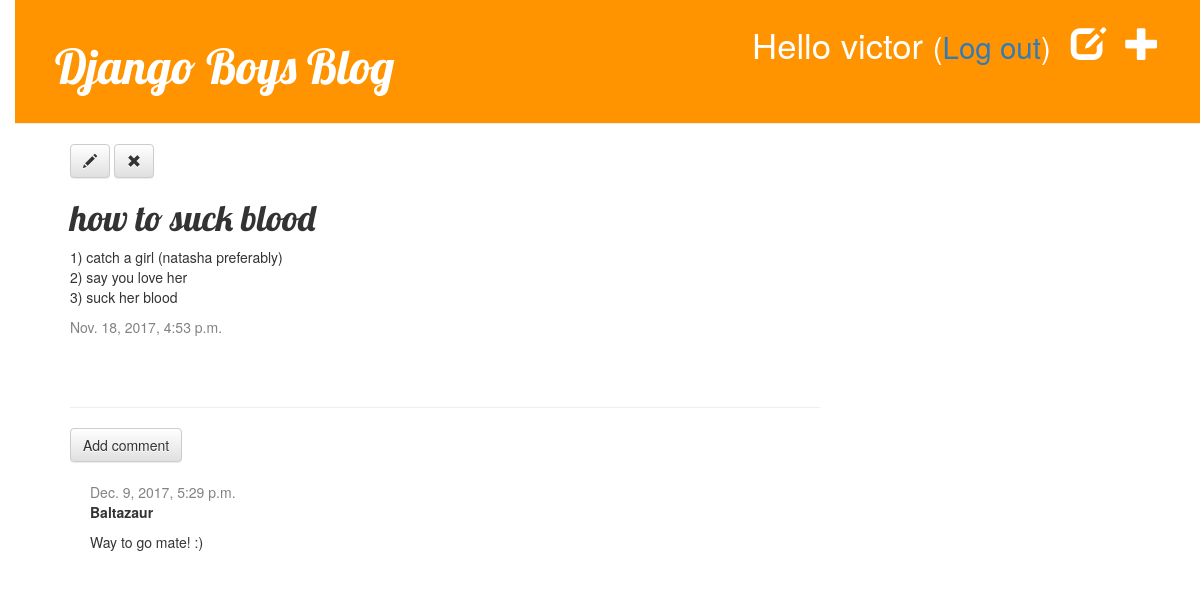
Page /post/2/ (signed in) on the committed database.
### blog/models.py (models this page shows, shortened)
class Post(models.Model):
    author = models.ForeignKey('auth.User')
    title = models.CharField(max_length=200)
    text = models.TextField()
    created_date = models.DateTimeField(default=timezone.now)
    published_date=models.DateTimeField(blank=True, null=True)

class Comment(models.Model):
    post=models.ForeignKey('blog.Post', related_name='comments')
    author = models.CharField(max_length=200)
    text = models.TextField()
    created_date = models.DateTimeField(default=timezone.now)
    approved_comment = models.BooleanField(default=False)

### blog/views.py (the view)
# urls.py: url(r'^post/(?P<pk>\d+)/$', views.post_detail, name='post_detail'),
def post_detail(request, pk):
    post=get_object_or_404(Post,pk=pk)
    return render(request, 'blog/post_detail.html', {'post':post})

### blog/templates/blog/post_detail.html (shortened to what this page needs)
{% extends 'blog/base.html' %}
{% block content %}
  <div class="post">
    {% if user.is_authenticated %}
      <a class="btn btn-default" href="{% url 'post_edit' pk=post.pk %}"><span class="glyphicon glyphicon-pencil"></span></a>
      <a class="btn btn-default" href="{% url 'post_remove' pk=post.pk %}"><span class="glyphicon glyphicon-remove"></span></a>
    {% endif %}
    <h1>{{ post.title }}</h1>
    <p>{{ post.text|linebreaksbr }}</p>
    {% if post.published_date %}
      <div class="date">
        {{post.published_date}}
      </div>
    {% else %}
      <a class="btn btn-default" href="{% url 'post_publish' pk=post.pk %}">Publish</a>
    {% endif %}
  </div>
  <hr>
  <a class="btn btn-default" href="{% url 'add_comment_to_post' pk=post.pk %}">Add comment</a>
  {% for comment in post.comments.all %}
    {% if user.is_authenticated or comment.approved_comment %}
    <div class="comment">
      <div class="date">
        {{ comment.created_date }}
      </div>
      <strong>{{ comment.author }}</strong>
      <p>{{ comment.text|linebreaks }}</p>
    </div>
    {% endif %}
  {% empty %}
    <p>No comments here yet :(</p>
  {% endfor %}
{% endblock %}

### blog/templates/blog/base.html (shortened to what this page needs)
{% load staticfiles %}
<!DOCTYPE html>
<html>
<head>
  <link rel="stylesheet" type="text/css" href="//maxcdn.bootstrapcdn.com/bootstrap/3.2.0/css/bootstrap.min.css">
  <link rel="stylesheet" type="text/css" href="//maxcdn.bootstrapcdn.com/bootstrap/3.2.0/css/bootstrap-theme.min.css">
  <link rel="stylesheet" type="text/css" href="{% static 'css/blog.css' %}">
</head>
<body>
  <div class="page-header">
    {% if user.is_authenticated %}
      <a href="{% url 'post_new' %}" class="top-menu"><span class="glyphicon glyphicon-plus"></span></a>
      <a href="{% url 'post_draft_list' %}" class="top-menu"><span class="glyphicon glyphicon-edit"></span></a>
      <p class="top-menu">Hello {{ user.username }} <small>(<a href="{% url 'logout' %}">Log out</a>)</small></p>
    {% else %}
      <a href="{% url 'login' %}" class="top-menu"><span class="glypicon glyphicon-lock"></span></a>
    {% endif %}
    <h1><a href="/">Django Boys Blog</a></h1>
  </div>
  <div class="content container">
    <div class="row">
      <div class="col-md-8">
        {% block content %}
        {% endblock %}
      </div>
    </div>
  </div>
</body>
</html>

### blog/static/css/blog.css (style rules this page uses)
h1 a { color: #FCA205; }
body { padding-left: 15px; }
h1 a { color: #FCA205; font-family: 'Lobster'; }
.page-header { background-color: #ff9400; margin-top: 0; padding: 20px 20px 20px 40px; }
.page-header h1, .page-header h1 a, .page-header h1 a:visited, .page-header h1 a:active { color: #ffffff; font-size: 36pt; text-decoration: none; }
.content { margin-left: 40px; }
h1, h2, h3, h4 { font-family: 'Lobster', cursive; }
.date { color: #828282; }
.top-menu, .top-menu:hover, .top-menu:visited { color: #ffffff; float: right; font-size: 26pt; margin-right: 20px; }
.post { margin-bottom: 70px; }
.comment { margin: 20px 0px 20px 20px; }

### rows in the picture
Post: title "how to suck blood", text "1) catch a girl (natasha preferably) 2) say you love her 3) suck her blood", published_date "Nov. 18, 2017, 4:53 p.m."
Comment: created_date "Dec. 9, 2017, 5:29 p.m.", author "Baltazaur", text "Way to go mate! :)"

### other values in the picture
{{ user.username }} "victor"
